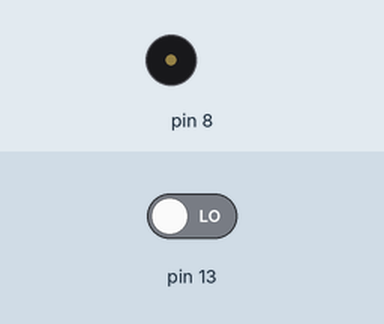
Simulated run of this sketch. Board: Arduino Uno, built with avr-gcc and run on an emulated ATmega328P. On the bench: buzzer (waves = sounding). The test bench sets the inputs (shaded band); at power-on: pin 13 LOW.

Above: at 1.2 s.
1.3 s: pin 13 driven HIGH
At 1.8 s:
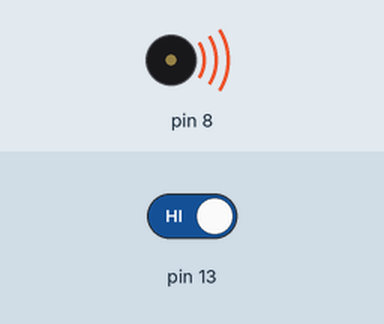
Timing chart, 0 to 1.4 s (numbered marks = the images above; inputs shaded):
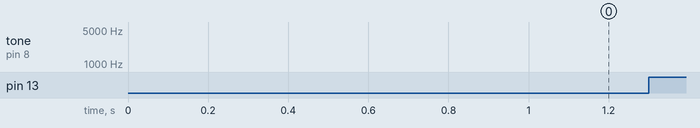

The sketch:

3.ino
```cpp
int state = 0;
int zdpin = 2;
void setup() {
  pinMode(8, OUTPUT);
  pinMode(zdpin, INPUT);
  pinMode(13, INPUT);
  Serial.begin(9600);
  //attachInterrupt(digitalPinToInterrupt(zdpin), jb_low, LOW);
  //attachInterrupt(digitalPinToInterrupt(zdpin), jb_high, HIGH);
}
void turnOn(int num) {
  digitalWrite(num, HIGH);
}
void jb_low() {
  //
  //Serial.println('zd');
}
void jb_high() {
  state = 0;
}
void loop() {
  int val = digitalRead(13);

  //Serial.println(val);
  if (val == 1) {
    for (int i = 30; i < 6000; i++) {
      tone(8, i);
    }

    for (int i = 6000; i > 30; i--) {
      tone(8, i);
    }
  }
  //delay(10);

  //val = digitalRead(inPin);
  //val=analogRead(inPin);
  //Serial.println(val);
}
```
